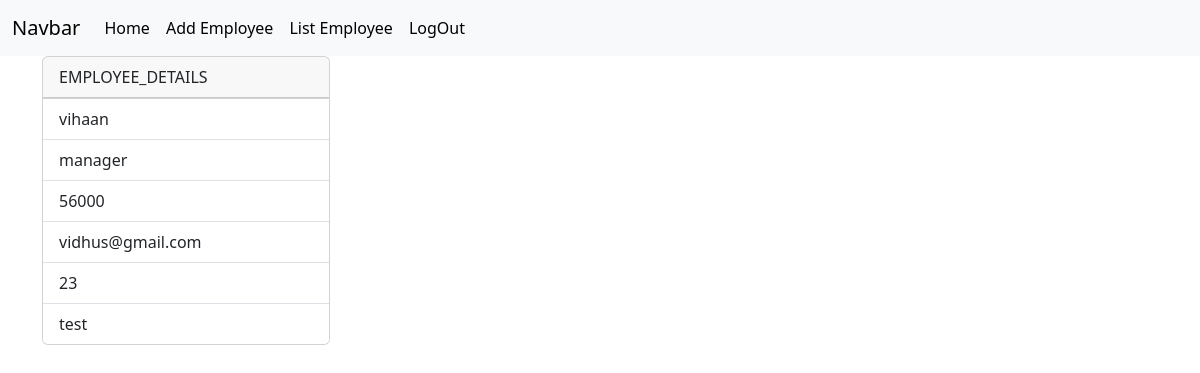
The page /employees/12 (signed in) on the database its author committed.
### crm/models.py (models this page shows, shortened)
class Employees(models.Model):
    name=models.CharField(max_length=100)
    department=models.CharField(max_length=100)
    salary=models.PositiveIntegerField()
    email=models.EmailField(unique=True)
    age=models.PositiveIntegerField()
    contact=models.CharField(max_length=12,null=True)
    profile_pic=models.ImageField(upload_to="images",null=True,blank=True)
    dob=models.DateField(null=True,blank=True)

### crm/views.py (the view)
# urls.py: path("employees/<int:pk>",views.EmployeeDetailView.as_view(),name="emp_details"),
@method_decorator(signin_required,name="dispatch")
class EmployeeDetailView(View):
    def get(self,request,*args,**kwargs):
        print(kwargs)
        id=kwargs.get("pk")
        qs=Employees.objects.get(id=id)
        return render(request,"emp_details.html",{"data":qs})

### crm/views.py (called while the page is built)
def signin_required(fn):
    def wrapper(request,*args,**kwargs):
        if not request.user.is_authenticated:
            messages.error(request,"Invalid Session")
            return redirect("sign_in")
        else:
            return fn(request,*args,**kwargs)
    return wrapper

### crm/templates/emp_details.html (shortened to what this page needs)
{%extends 'base.html'%}
{%block body_block%}
<div class="container">
  <div>
      <div class="card" style="width: 18rem;">
          <div class="card-header">
            EMPLOYEE_DETAILS
          </div>
          <ul class="list-group list-group-flush">
            <li class="list-group-item">{{data.name}}</li>
            <li class="list-group-item">{{data.department}}</li>
            <li class="list-group-item">{{data.salary}}</li>
            <li class="list-group-item">{{data.email}}</li>
            <li class="list-group-item">{{data.age}}</li>
            <li class="list-group-item">{{data.contact}}</li>
          </ul>
        </div>
  </div>
</div>
{%endblock%}

### rows shown on the page
Employees: name "vihaan", department "manager", salary "56000", email "vidhus@gmail.com", age "23", contact "test"
